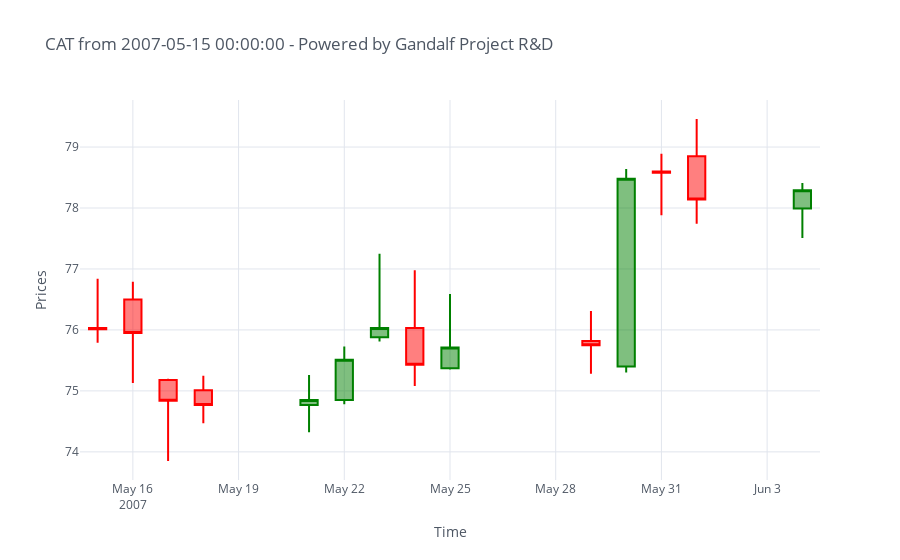
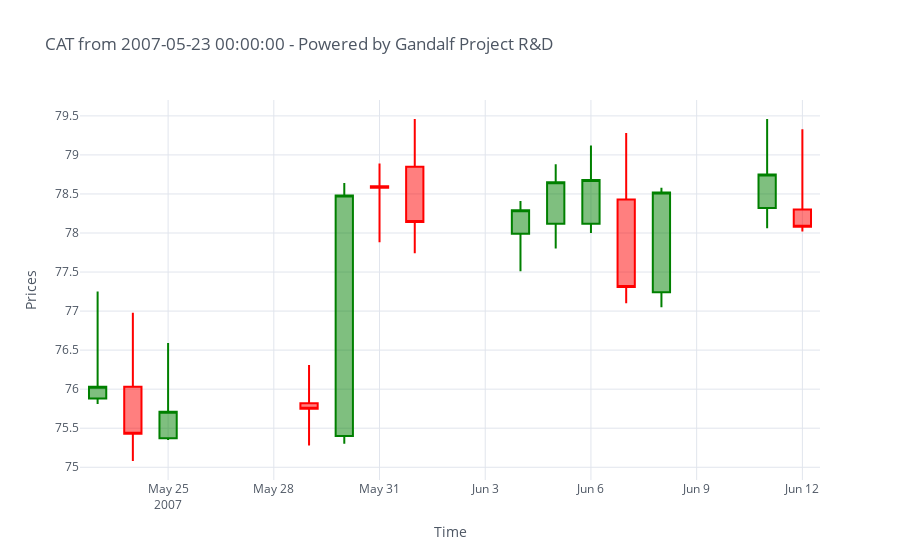
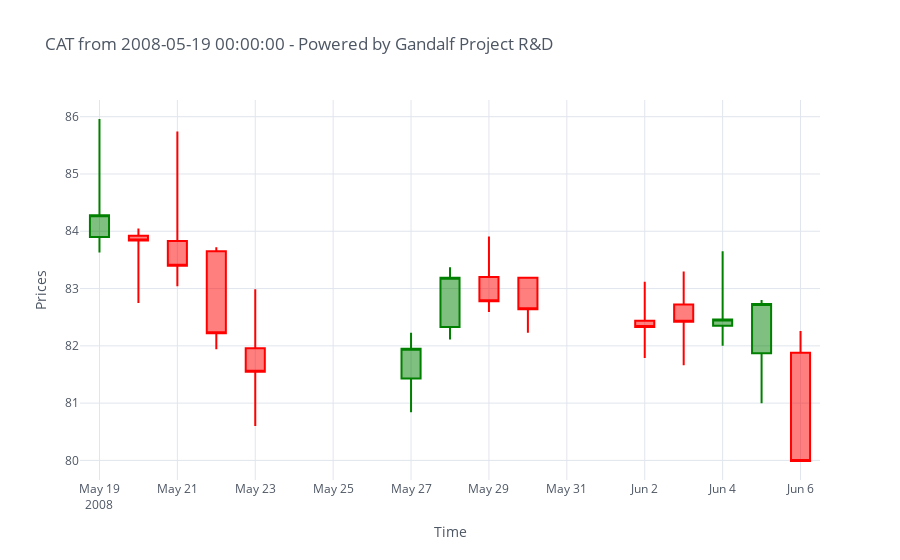

Write notebook code for charts like these, in order.
### Code cell
plot_patterns(dataset,results[0])

### Figure 1 — Plotly figure (JSON) as saved in the notebook; plotly's stock layout.template omitted (floating-point values rounded to 4 significant figures)
{"data": [{"close": [76.01, 75.95, 74.84, 74.77, 74.85, 75.51, 76.03, 75.43, 75.71, 75.75, 78.48, 78.58, 78.14, 78.29], "decreasing": {"line": {"color": "red"}}, "high": [76.84, 76.79, 75.2, 75.25, 75.26, 75.73, 77.25, 76.98, 76.59, 76.31, 78.64, 78.89, 79.46, 78.41], "increasing": {"line": {"color": "green"}}, "low": [75.79, 75.13, 73.85, 74.47, 74.32, 74.78, 75.81, 75.08, 75.35, 75.28, 75.3, 77.88, 77.74, 77.51], "open": [76.03, 76.5, 75.18, 75.01, 74.77, 74.85, 75.88, 76.03, 75.37, 75.82, 75.4, 78.6, 78.85, 77.99], "showlegend": false, "type": "candlestick", "x": ["2007-05-15", "2007-05-16", "2007-05-17", "2007-05-18", "2007-05-21", "2007-05-22", "2007-05-23", "2007-05-24", "2007-05-25", "2007-05-29", "2007-05-30", "2007-05-31", "2007-06-01", "2007-06-04"], "yaxis": "y2"}], "layout": {"legend": {"bgcolor": "#FFFFFF", "font": {"color": "#4D5663"}}, "paper_bgcolor": "#FFFFFF", "plot_bgcolor": "#FFFFFF", "title": {"font": {"color": "#4D5663"}, "text": "CAT from 2007-05-15 00:00:00 - Powered by Gandalf Project R&D"}, "xaxis": {"gridcolor": "#E1E5ED", "rangeslider": {"visible": false}, "showgrid": true, "tickfont": {"color": "#4D5663"}, "title": {"font": {"color": "#4D5663"}, "text": "Time"}, "zerolinecolor": "#E1E5ED"}, "yaxis": {"gridcolor": "#E1E5ED", "showgrid": true, "showticklabels": false, "tickfont": {"color": "#4D5663"}, "title": {"font": {"color": "#4D5663"}, "text": "Prices"}, "zerolinecolor": "#E1E5ED"}, "yaxis2": {"gridcolor": "#E1E5ED", "showgrid": true, "tickfont": {"color": "#4D5663"}, "title": {"font": {"color": "#4D5663"}, "text": "Prices"}, "zerolinecolor": "#E1E5ED"}}}

### Figure 2 — Plotly figure (JSON) as saved in the notebook; plotly's stock layout.template omitted (floating-point values rounded to 4 significant figures)
{"data": [{"close": [76.03, 75.43, 75.71, 75.75, 78.48, 78.58, 78.14, 78.29, 78.65, 78.68, 77.31, 78.52, 78.75, 78.08], "decreasing": {"line": {"color": "red"}}, "high": [77.25, 76.98, 76.59, 76.31, 78.64, 78.89, 79.46, 78.41, 78.88, 79.12, 79.28, 78.58, 79.46, 79.33], "increasing": {"line": {"color": "green"}}, "low": [75.81, 75.08, 75.35, 75.28, 75.3, 77.88, 77.74, 77.51, 77.8, 78, 77.1, 77.05, 78.06, 78.02], "open": [75.88, 76.03, 75.37, 75.82, 75.4, 78.6, 78.85, 77.99, 78.12, 78.12, 78.43, 77.24, 78.32, 78.3], "showlegend": false, "type": "candlestick", "x": ["2007-05-23", "2007-05-24", "2007-05-25", "2007-05-29", "2007-05-30", "2007-05-31", "2007-06-01", "2007-06-04", "2007-06-05", "2007-06-06", "2007-06-07", "2007-06-08", "2007-06-11", "2007-06-12"], "yaxis": "y2"}], "layout": {"legend": {"bgcolor": "#FFFFFF", "font": {"color": "#4D5663"}}, "paper_bgcolor": "#FFFFFF", "plot_bgcolor": "#FFFFFF", "title": {"font": {"color": "#4D5663"}, "text": "CAT from 2007-05-23 00:00:00 - Powered by Gandalf Project R&D"}, "xaxis": {"gridcolor": "#E1E5ED", "rangeslider": {"visible": false}, "showgrid": true, "tickfont": {"color": "#4D5663"}, "title": {"font": {"color": "#4D5663"}, "text": "Time"}, "zerolinecolor": "#E1E5ED"}, "yaxis": {"gridcolor": "#E1E5ED", "showgrid": true, "showticklabels": false, "tickfont": {"color": "#4D5663"}, "title": {"font": {"color": "#4D5663"}, "text": "Prices"}, "zerolinecolor": "#E1E5ED"}, "yaxis2": {"gridcolor": "#E1E5ED", "showgrid": true, "tickfont": {"color": "#4D5663"}, "title": {"font": {"color": "#4D5663"}, "text": "Prices"}, "zerolinecolor": "#E1E5ED"}}}

### Figure 3 — Plotly figure (JSON) as saved in the notebook; plotly's stock layout.template omitted (floating-point values rounded to 4 significant figures)
{"data": [{"close": [84.28, 83.84, 83.4, 82.22, 81.55, 81.95, 83.19, 82.78, 82.64, 82.33, 82.42, 82.46, 82.73, 79.99], "decreasing": {"line": {"color": "red"}}, "high": [85.96, 84.05, 85.74, 83.72, 82.99, 82.23, 83.37, 83.91, 83.19, 83.12, 83.3, 83.65, 82.8, 82.26], "increasing": {"line": {"color": "green"}}, "low": [83.63, 82.75, 83.04, 81.94, 80.6, 80.84, 82.11, 82.59, 82.23, 81.79, 81.66, 82, 81, 79.99], "open": [83.9, 83.92, 83.83, 83.65, 81.96, 81.43, 82.33, 83.2, 83.19, 82.44, 82.72, 82.35, 81.87, 81.88], "showlegend": false, "type": "candlestick", "x": ["2008-05-19", "2008-05-20", "2008-05-21", "2008-05-22", "2008-05-23", "2008-05-27", "2008-05-28", "2008-05-29", "2008-05-30", "2008-06-02", "2008-06-03", "2008-06-04", "2008-06-05", "2008-06-06"], "yaxis": "y2"}], "layout": {"legend": {"bgcolor": "#FFFFFF", "font": {"color": "#4D5663"}}, "paper_bgcolor": "#FFFFFF", "plot_bgcolor": "#FFFFFF", "title": {"font": {"color": "#4D5663"}, "text": "CAT from 2008-05-19 00:00:00 - Powered by Gandalf Project R&D"}, "xaxis": {"gridcolor": "#E1E5ED", "rangeslider": {"visible": false}, "showgrid": true, "tickfont": {"color": "#4D5663"}, "title": {"font": {"color": "#4D5663"}, "text": "Time"}, "zerolinecolor": "#E1E5ED"}, "yaxis": {"gridcolor": "#E1E5ED", "showgrid": true, "showticklabels": false, "tickfont": {"color": "#4D5663"}, "title": {"font": {"color": "#4D5663"}, "text": "Prices"}, "zerolinecolor": "#E1E5ED"}, "yaxis2": {"gridcolor": "#E1E5ED", "showgrid": true, "tickfont": {"color": "#4D5663"}, "title": {"font": {"color": "#4D5663"}, "text": "Prices"}, "zerolinecolor": "#E1E5ED"}}}
